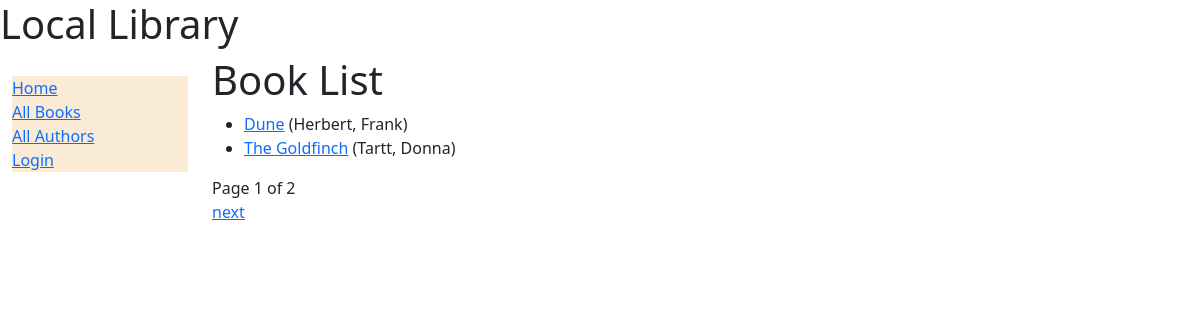
/catalog/books/, run on the app's committed database.
### catalog/models.py (models this page shows, shortened)
class Book(models.Model):
    title = models.CharField(max_length=200)
    author = models.ForeignKey('Author', on_delete=models.RESTRICT, null=True)
    summary = models.TextField(
        max_length=1000, help_text="Enter a brief description of the book"
    )
    isbn = models.CharField(
        'ISBN',
        max_length=13,
        unique=True,
        help_text='13 Character <a href="https://www.isbn-international.org/content/what-isbn'
                                      '">ISBN number</a>'
    )
    genre = models.ManyToManyField(Genre, help_text="select a genre for this book")
    def get_absolute_url(self):
        return reverse("book-detail", args=[str(self.id)])
    def display_genre(self):
        """Create a string for the Genre. This is required to display genre in Admin."""
        return ', '.join(genre.name for genre in self.genre.all()[:3])
    display_genre.short_description = 'Genre'

class Author(models.Model):
    first_name = models.CharField(max_length=100)
    last_name = models.CharField(max_length=100)
    date_of_birth = models.DateField(null=True, blank=True)
    date_of_death = models.DateField('Died', null=True, blank=True)
    class Meta:
        ordering = ['last_name', 'first_name']
    def __str__(self):
        return f'{self.last_name}, {self.first_name}'
    permissions = (("can_mark_returned", "Set book as returned"),)

### catalog/views.py (the view)
# urls.py: path('books/', views.BookListView.as_view(), name='books'),
class BookListView(generic.ListView):
    model = Book
    paginate_by = 2

### templates/catalog/book_list.html
{% extends "base_generic.html" %}
{% block content %}
  <h1>Book List</h1>
  {% if book_list %}
    <ul>
      {% for book in book_list %}
      <li>
        <a href="{{ book.get_absolute_url }}">{{ book.title }}</a>
        ({{book.author}})
      </li>
      {% endfor %}
    </ul>
  {% else %}
    <p>There are no books in the library.</p>
  {% endif %}
{% endblock %}

### data on the page
Book: title "Dune", author "Herbert, Frank"
Book: title "The Goldfinch", author "Tartt, Donna"

### other printed values
{{ page_obj.number }} "1"
{{ page_obj.paginator.num_pages }} "2"
